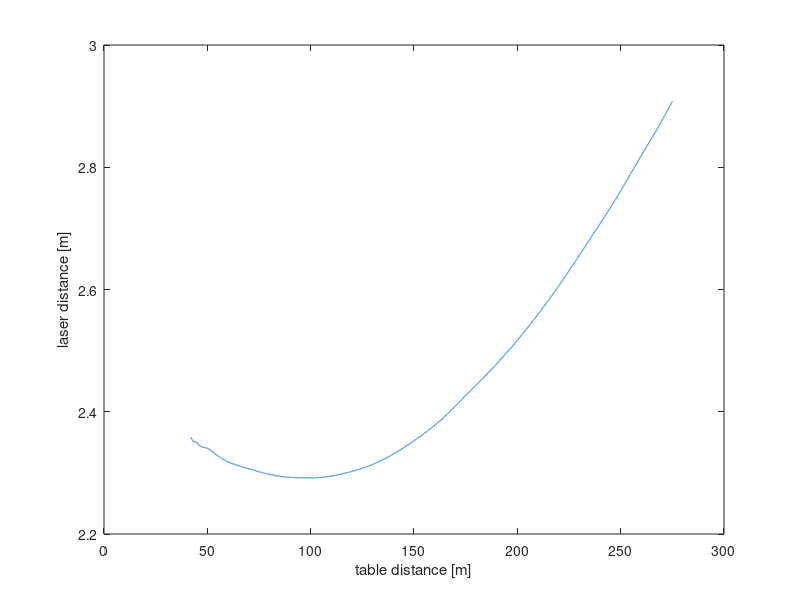

The MATLAB script that drew this image: (Note: this script raises an error after producing the figure.)
powersteer = csvread('steercalibration.csv');

[n,~] = size(powersteer);

%get nearest point
xq = min(powersteer(:,3)):0.01:max(powersteer(:,3));
tabledist = interp1(powersteer(:,3),powersteer(:,2),xq,'spline');
tablemeas = interp1(powersteer(:,3),powersteer(:,3),xq,'spline');


plot(xq,tabledist);
ylabel('laser distance [m]')
xlabel('table distance [m]')

[d,i] = min(tabledist);
offset = tablemeas(i)
bw = 0.22;


angles = zeros(n,1);

[~,izero] = min(abs(powersteer(:,1))); 
offset = powersteer(izero,3);

for i=1:n
    x = powersteer(i,3)-offset;
    x = x/100;
    angles(i)=getAlpha(x,d,bw);   
end

close all

%polyfit
pleft = polyfit(powersteer(:,1),angles,3);
pright = [1,-1,1,-1].*pleft;
pmean = [1,0,1,0].*pleft;
limit = max(abs(powersteer(:,1)));
x = -limit:0.001:limit;
yl = polyval(pleft,x);
yr = polyval(pright,x);
ym = polyval(pmean,x);

%nearest ackermann
nn = numel(yl);
yla = zeros(nn,1);
yra = zeros(nn,1);
yma = zeros(nn,1);
for i = 1:nn
    %[abeta1,abeta2, abetam]=nearestAckermann(yl(i),yr(i),0.94,1.27);
    [abeta1,abeta2, abetam]=nearestAckermann2(yl(i),yr(i),0.94,1.27);
    yla(i) = abeta1;
    yra(i) = abeta2;
    yma(i) = abetam;
end

figure
hold on
%yyaxis left
scatter(powersteer(:,1),angles)
plot(x,yl);
plot(x,yr);
%plot(x,ym);
xlabel('steering wheel encoder angle [rad]')
ylabel('wheel steering angle [rad]')
legend('raw data left','cubic left','cubic right (mirrored)')

figure
hold on
%yyaxis left
%scatter(powersteer(:,1),angles)
plot(x,yl,'r');
plot(x,yr,'b');
plot(x,yla,'r--');
plot(x,yra,'b--');
plot(x,yma,'k--');
%plot(x,ym);
xlabel('steering wheel encoder angle [rad]')
ylabel('wheel steering angle [rad]')

legend('cubic left','cubic right','nearest ackermann left', 'nearest ackermann right', 'nearest ackermann center')

%yyaxis right
%[xt,yt] = computeTurningPoint(yl,yr,0.94);
%R =(xt.^2+yt.^2).^0.5;
%plot(x,R);
%ab = (yt+1.27)./R;

%ab=min(max(ab,-5),5);
%plot(x,ab);
%ylabel('longitudonal abberation of turning point [m]')
%ylabel('longitudonal abberation of turning point [m]')
